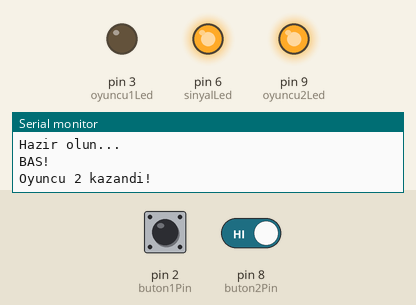
Bench run of a sketch on a simulated Arduino Uno, built with avr-gcc and run on an emulated ATmega328P. Parts: output pins drawn as LEDs (lit = HIGH), the last lines printed to the serial monitor. The test bench sets the inputs (shaded band); at power-on: pin 8 (buton2Pin) HIGH, pin 2 (buton1Pin) LOW. Random numbers use the default seed unless the sketch sets one.

Above: at 9.7 s.
9.8 s: pin 8 (buton2Pin) driven LOW
At 15.2 s:
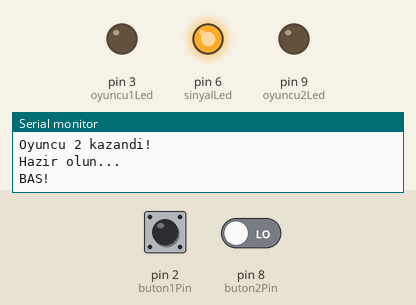
15.8 s: pin 2 (buton1Pin) pulled HIGH for 3 s
At 19.8 s:
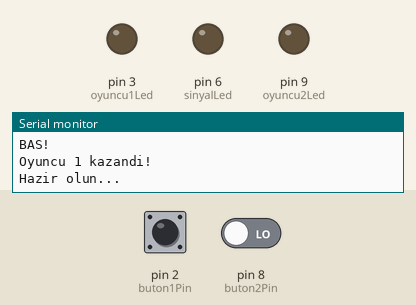
20.3 s: pin 8 (buton2Pin) driven HIGH
At 22.4 s:
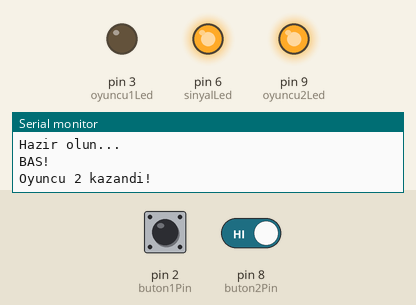
Timing chart, 0 to 39.1 s (numbered marks = the images above; inputs shaded):
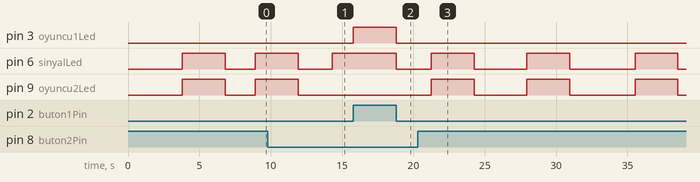

Measured:
- after the input at 15.8 s, pin 3 (oyuncu1Led): LOW → HIGH at once, → LOW 3.0 s later; pin 6 (sinyalLed): HIGH → LOW after 3.0 s
- after the input at 20.3 s, pin 9 (oyuncu2Led): goes HIGH 3.0 s, LOW 3.7 s, HIGH 3.0 s, LOW 4.6 s, HIGH 3.0 s, then LOW, starting after 0.95 s

The sketch:

ak0260_refleksOyunu.ino
```cpp
/*
  BU KOD NE YAPAR?
  Bu kod iki kişilik bir refleks oyunudur. Kart 2-5 saniye rastgele bekler, sonra 6 numaralı pindeki
  sinyal LED'i yanar ("BAS!"). İlk butona basan kazanır: 2 numaralı pindeki buton Oyuncu 1'in
  (pin 3 LED), 8 numaralı pindeki buton Oyuncu 2'nin (pin 9 LED) butonudur. Sonuç Seri Monitör'e de yazılır;
  3 saniye sonra yeni tur başlar.
*/

/*
  ak0260 — Refleks oyunu (Ünite 2 kapanış projesi)
  Ne öğreneceğiz: Ünite 2'nin bütün aletleri tek projede — buton okuma, `while` ile
    bekleme, if/else, && — ve Ünite 1'den random(). Yeni kavram yok.
  Malzeme: Arduino Uno kartı, USB kablosu, Paket 5 devresi (4 LED, pin 3/5/6/9),
    2 buton (pin 2 ve pin 8), 2 adet 10 kΩ direnç (pull-down) — ak0230'un devresi aynen
  Devre: ak0230'un devresi aynen. Pin 6 = sinyal LED'i ("BAS!"), pin 3 = Oyuncu 1'in
    LED'i (Buton 1, pin 2), pin 9 = Oyuncu 2'nin LED'i (Buton 2, pin 8). Pin 5 kullanılmıyor.

  Şimdilik kara kutu (sonra açacağız):
    void                    -> "fonksiyon" konusunda açılacak
    Serial ve noktalı yazım -> "fonksiyon" konusunda açılacak
  Bunlara şimdilik dokunma, sırası gelince tek tek açacağız.

  kaynak: yok — ak tarafından yazıldı (Ünite 2 kapanış projesi). Kullanılan aletler:
          ak0210 (digitalRead), ak0215 (while ile bekleme), ak0220 (if/else), ak0230
          (&&), ak0165 (random).
*/

// --- KAVRAM ---
// Senaryo: iki oyuncu, iki buton. Kart 2 ile 5 saniye arasında rastgele bir süre
// bekler, sonra sinyal LED'i (pin 6) yanar: "BAS!". İlk basan oyuncunun LED'i yanar.
// random(2000, 5001) 2000 ile 5000 arası bir sayı verir (üst sınır hiç gelmez).
// ÇEKİRDEK SATIR: while (buton1 LOW && buton2 LOW) { } — "İKİSİ DE basmadığı sürece
// bekle". ak0215'in "basılana kadar bekle"si ile ak0230'un && işaretinin birleşimi.
// BERABERLİK: iki oyuncu aynı anda basarsa, kodda Buton 1 ÖNCE kontrol edildiği için
// Oyuncu 1 kazanır — oyun adil değil, bunu bilerek yazdık (SEN YAP 2).
const int buton1Pin = 2;
const int buton2Pin = 8;
const int sinyalLed = 6;
const int oyuncu1Led = 3;
const int oyuncu2Led = 9;

void setup() {
  pinMode(buton1Pin, INPUT);
  pinMode(buton2Pin, INPUT);
  pinMode(sinyalLed, OUTPUT);
  pinMode(oyuncu1Led, OUTPUT);
  pinMode(oyuncu2Led, OUTPUT);
  Serial.begin(9600);
}

void loop() {
  digitalWrite(sinyalLed, LOW);
  digitalWrite(oyuncu1Led, LOW);
  digitalWrite(oyuncu2Led, LOW);

  Serial.println("Hazir olun...");
  delay(random(2000, 5001));       // 2-5 saniye rastgele bekle

  digitalWrite(sinyalLed, HIGH);   // BAS!
  Serial.println("BAS!");

  // İkisi de basmadığı sürece bekle:
  while (digitalRead(buton1Pin) == LOW && digitalRead(buton2Pin) == LOW) {
    // hiçbir şey yapma, sadece tekrar bak
  }

  if (digitalRead(buton1Pin) == HIGH) {
    digitalWrite(oyuncu1Led, HIGH);
    Serial.println("Oyuncu 1 kazandi!");
  } else {
    digitalWrite(oyuncu2Led, HIGH);
    Serial.println("Oyuncu 2 kazandi!");
  }

  delay(3000);                     // kazananı gör, sonra yeni tur
}

// --- SEN YAP ---
// 1) Yanındaki biriyle (ya da iki elinle) oyna. Butonu erken basılı tutarsan ne olur?
//    Tahminini yaz, sonra dene. "BAS!" yanmadan butona KISA basıp bırakırsan kart bunu
//    görür mü? (İpucu: ak0240'ta delay sırasında kartın butonu okuyup okumadığına bak.)
// 2) Aynı anda basınca Oyuncu 1 kazanıyor — bu adil mi? Kodda bunu adil yapmanın bir
//    yolu var mı, düşün. (Çözmek şart değil.)
// 3) Erken basanı nasıl yakalarsın? Düşün, defterine yaz. (Bu soruya Ünite 3'te geri
//    döneceğiz.)
// 4) Bekleme süresini 1-3 saniyeye indir.
```
